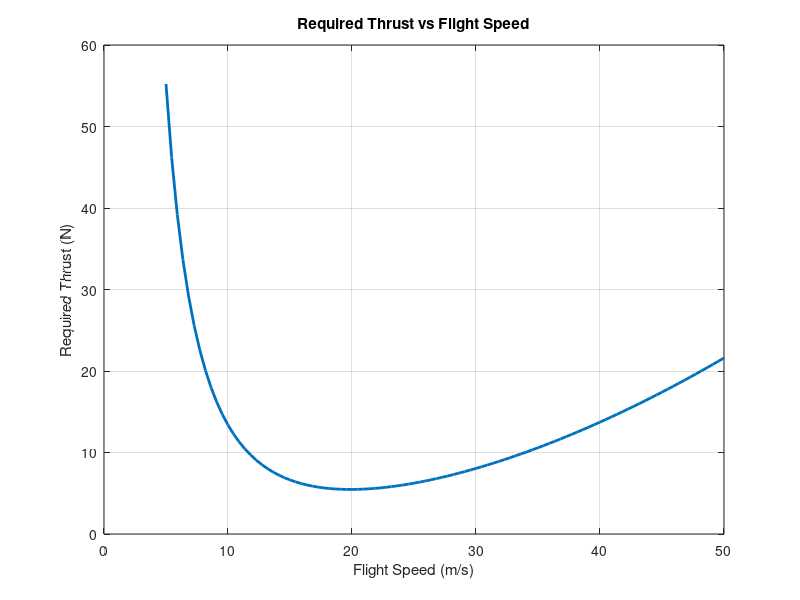

Source code (MATLAB): (Note: this script raises an error after producing the figure.)
%% Assignment 1
clear
close all
clc

%% ---- Flight conditions ----
% Set atmospheric conditions (given / assumed)
FlightCondition.Pressure        = 82750;      % Pa
FlightCondition.Temperature     = 277.23;     % K
FlightCondition.R               = 287.05;     % gas constant
FlightCondition.Density         = FlightCondition.Pressure / ...
                                  FlightCondition.R / FlightCondition.Temperature;
FlightCondition.g               = 9.80665;    % gravity
FlightCondition.RoC             = 0;          % zero for cruise case

%% ---- Speed range ----
% Define flight speed sweep for performance analysis
FlightSpeed.Vmin                = 5;
FlightSpeed.Vmax                = 50;
FlightSpeed.NrOfPoints          = 100;
FlightCondition.Speed           = linspace(FlightSpeed.Vmin,FlightSpeed.Vmax,FlightSpeed.NrOfPoints);

% Basic aero quantities
FlightCondition.ClimbAngle      = atan(FlightCondition.RoC ./ FlightCondition.Speed);
FlightCondition.DynPressure     = 0.5 * FlightCondition.Density .* FlightCondition.Speed.^2;

%% ---- Aircraft properties ----
Aircraft.m                      = 13.5;      % mass
Aircraft.Sw                     = 0.55;      % wing area
Aircraft.b                      = 2.9;       % wingspan
Aircraft.CD0                    = 0.03;      % parasitic drag
Aircraft.e                      = 0.90;      % Oswald efficiency
Aircraft.CL0                    = 0.28;      % lift offset

Aircraft.W                      = Aircraft.m * FlightCondition.g;
Aircraft.AR                     = Aircraft.b^2 / Aircraft.Sw;

% Lift coefficient required for steady flight
FlightCondition.CL              = Aircraft.W ./ ...
    (FlightCondition.DynPressure .* Aircraft.Sw .* cos(FlightCondition.ClimbAngle));

% Drag model (parabolic)
FlightCondition.CD              = Aircraft.CD0 + ...
    (FlightCondition.CL - Aircraft.CL0).^2 ./ (pi * Aircraft.e * Aircraft.AR);

% Drag force
FlightCondition.Drag            = FlightCondition.DynPressure .* Aircraft.Sw .* FlightCondition.CD;

% Thrust required (includes climb term, currently zero here)
FlightCondition.ThrustRequired  = FlightCondition.Drag + ...
    Aircraft.W * sin(FlightCondition.ClimbAngle);

%% ---- Climb case ----
% Introduce a realistic climb rate to compare against cruise
RoC_climb = 2.5;   

ClimbAngle_climb = atan(RoC_climb ./ FlightCondition.Speed);

% Extra thrust needed due to climb
ThrustRequired_climb = FlightCondition.Drag + ...
    Aircraft.W .* sin(ClimbAngle_climb);

%% ---- Quick sanity check ----
figure
plot(FlightCondition.Speed,FlightCondition.ThrustRequired,'LineWidth',2)
xlabel('Flight Speed (m/s)')
ylabel('Required Thrust (N)')
title('Required Thrust vs Flight Speed')
grid on
box on

%% ---- Propeller data ----
% Load precomputed propeller performance map
filenameprop = 'testprop_8000RPM.mat';
load(filenameprop)

n       = Propeller.RotSpeed;
dia     = Propeller.Diameter;
J       = Propeller.AdvanceRatio;
eff     = Propeller.Efficiency;
t       = Propeller.ThrustCoeff;
q       = Propeller.TorqueCoeff;
rho     = FlightCondition.Density;

% Remove invalid entries (important for interpolation)
valid   = ~(isnan(J) | isnan(t) | isnan(q) | isnan(eff));
J       = J(valid);
t       = t(valid);
q       = q(valid);
eff     = eff(valid);

%% ---- Engine data ----
% Get engine performance map
[EngineMap] = EngineSpecs(FlightCondition);

ThrottleVec = [40 60 80 100];
MatchAll    = struct();

%% ---- Engine–prop matching ----
% Loop through throttle settings
for iT = 1:length(ThrottleVec)

    Throttle = ThrottleVec(iT);

    % Select appropriate engine row (scaled by throttle)
    RPMrow          = round(length(EngineMap.RPM(:,1))/100 * Throttle);
    EngineRPM       = EngineMap.RPM(RPMrow,:);
    EnginePower     = EngineMap.Power(RPMrow,:);
    EngineTorque    = EngineMap.Torque(RPMrow,:);
    EngineFuelFlow  = EngineMap.FuelFlow(RPMrow,:);
    nvec            = EngineRPM / 60;

    % Preallocate
    Match.J                 = NaN(size(FlightCondition.Speed));
    Match.RPM               = NaN(size(FlightCondition.Speed));
    Match.EngineTorque      = NaN(size(FlightCondition.Speed));
    Match.PropTorque        = NaN(size(FlightCondition.Speed));
    Match.PropThrust        = NaN(size(FlightCondition.Speed));
    Match.PropEff           = NaN(size(FlightCondition.Speed));
    Match.EngineFuelFlow    = NaN(size(FlightCondition.Speed));
    Match.EnginePower       = NaN(size(FlightCondition.Speed));
    Match.PropPower         = NaN(size(FlightCondition.Speed));
    indQmatch               = NaN(size(FlightCondition.Speed));

    for cntrV = 1:length(FlightCondition.Speed)

        Speed = FlightCondition.Speed(cntrV);

        % Convert speed to advance ratio
        Jvec = Speed ./ (nvec * dia);

        % Interpolate prop performance at this J
        qvec   = interp1(J,q,Jvec,'spline',NaN);
        tvec   = interp1(J,t,Jvec,'spline',NaN);
        effvec = interp1(J,eff,Jvec,'spline',NaN);

        % Convert coefficients to physical values
        PropTorqueVec = qvec .* rho .* nvec.^2 .* dia.^5;
        PropThrustVec = tvec .* rho .* nvec.^2 .* dia.^4;
        PropPowerVec  = 2*pi*nvec .* PropTorqueVec;

        % Find operating point where prop torque matches engine torque
        ind = find(PropTorqueVec >= EngineTorque,1,'first');

        if ~isempty(ind)
            indQmatch(cntrV)            = ind;
            Match.J(cntrV)              = Jvec(ind);
            Match.RPM(cntrV)            = EngineRPM(ind);
            Match.EngineTorque(cntrV)   = EngineTorque(ind);
            Match.PropTorque(cntrV)     = PropTorqueVec(ind);
            Match.PropThrust(cntrV)     = PropThrustVec(ind);
            Match.PropEff(cntrV)        = effvec(ind);
            Match.EngineFuelFlow(cntrV) = EngineFuelFlow(ind);
            Match.EnginePower(cntrV)    = EnginePower(ind);
            Match.PropPower(cntrV)      = PropPowerVec(ind);
        end
    end

    % Remove invalid matches (edge artefacts)
    indFalse = find(indQmatch == 1);
    Match.J(indFalse)              = NaN;
    Match.RPM(indFalse)            = NaN;
    Match.EngineTorque(indFalse)   = NaN;
    Match.PropTorque(indFalse)     = NaN;
    Match.PropThrust(indFalse)     = NaN;
    Match.PropEff(indFalse)        = NaN;
    Match.EngineFuelFlow(indFalse) = NaN;
    Match.EnginePower(indFalse)    = NaN;
    Match.PropPower(indFalse)      = NaN;

    MatchAll(iT).Throttle = Throttle;
    MatchAll(iT).Match    = Match;
end

%% ---- Performance extraction ----
% Extract key performance metrics (cruise + climb)
nT = length(ThrottleVec);

Vmax_all       = NaN(nT,1);
RoCmax_all     = NaN(nT,1);
Vbest_all      = NaN(nT,1);

for iT = 1:nT

    Match = MatchAll(iT).Match;

    % Cruise condition (where thrust balances drag)
    diffThrust = Match.PropThrust - FlightCondition.ThrustRequired;
    indCruise  = find(diffThrust >= 0,1,'last');

    if ~isempty(indCruise)
        Vmax_all(iT) = FlightCondition.Speed(indCruise);
    end

    % Rate of climb calculation
    RoCvec = (Match.PropThrust - FlightCondition.Drag) .* ...
              FlightCondition.Speed / Aircraft.W;

    [RoCmax_all(iT), indRoC] = max(RoCvec);

    Vbest_all(iT) = FlightCondition.Speed(indRoC);
end

%% ---- Plot: thrust vs speed ----
% Shows where T = D and climb margin
for iT = 1:length(ThrottleVec)
    plot(FlightCondition.Speed, MatchAll(iT).Match.PropThrust)
end
plot(FlightCondition.Speed, FlightCondition.Drag, '--')
plot(FlightCondition.Speed, ThrustRequired_climb, '--')

xlabel('Flight Speed (m/s)')
ylabel('Thrust (N)')
